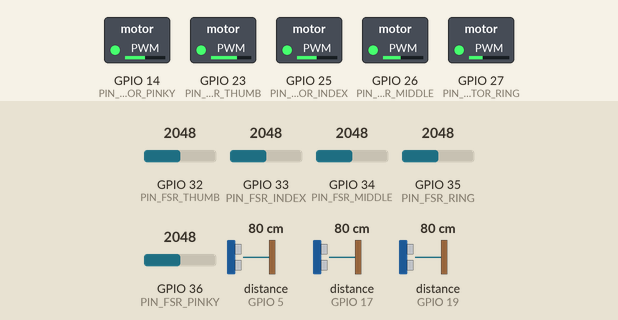
This program was run on a simulated ESP32. On the bench: switched loads named in the program (green lamp = pin HIGH). Wiring (inferred from the names in the program): 3 × ultrasonic range finder: trigger GPIO 4, echo GPIO 5 / trigger GPIO 16, echo GPIO 17 / trigger GPIO 18, echo GPIO 19. The test bench sets the inputs (shaded band); at power-on: distance to the obstacle (sensors on GPIO 5, GPIO 17, GPIO 19) 80 cm, GPIO 32 (PIN_FSR_THUMB) = 2048, GPIO 33 (PIN_FSR_INDEX) = 2048, GPIO 34 (PIN_FSR_MIDDLE) = 2048, GPIO 35 (PIN_FSR_RING) = 2048, GPIO 36 (PIN_FSR_PINKY) = 2048. The echo pulse lasts 58.3 µs per cm; nothing arrives over Bluetooth unless stated; a phone connects over Bluetooth LE 3 s after start; pins used as bus, display or sensor lines are not drawn; what the program prints to the serial monitor is not drawn.

Above: at 1.4 s.
1.5 s: distance to the obstacle (sensor on GPIO 5) set to 2 cm
At 2.7 s:
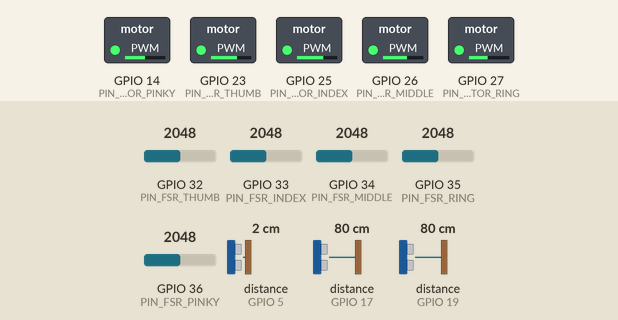
3.0 s: distance to the obstacle (sensor on GPIO 17) set to 2 cm
At 3.7 s:
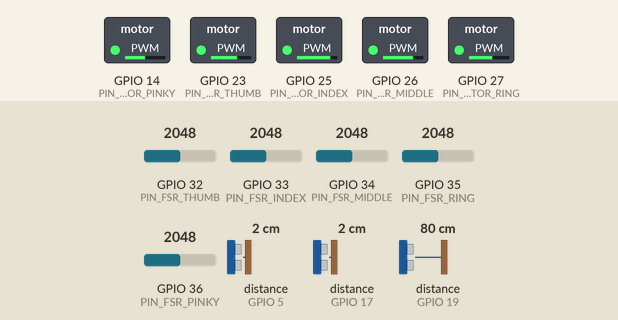
4.5 s: distance to the obstacle (sensor on GPIO 19) set to 2 cm
At 5.3 s:
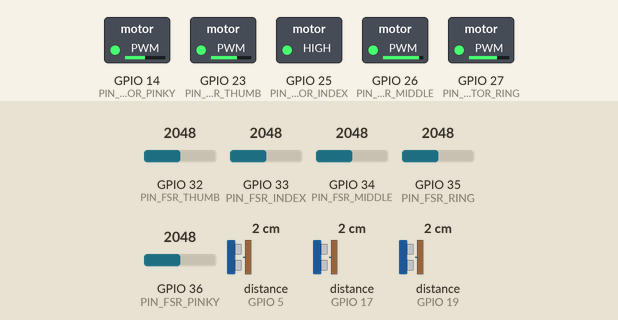
6.0 s: GPIO 32 (PIN_FSR_THUMB) set to 2866
At 6.5 s:
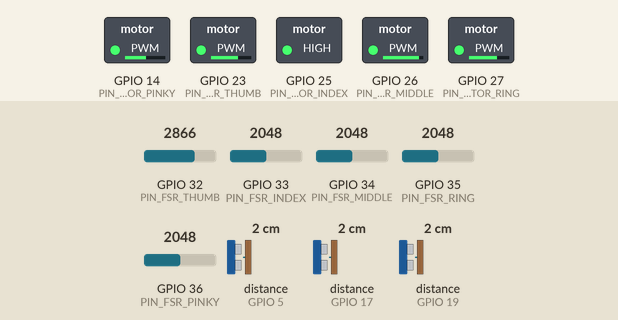
7.5 s: distance to the obstacle (sensor on GPIO 5) set to 120 cm
At 8.0 s:
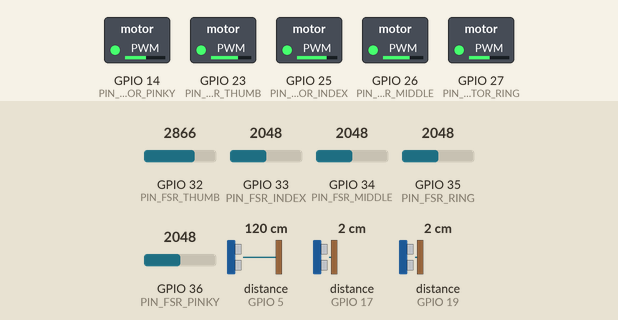
9.0 s: GPIO 33 (PIN_FSR_INDEX) set to 1228
At 9.3 s:
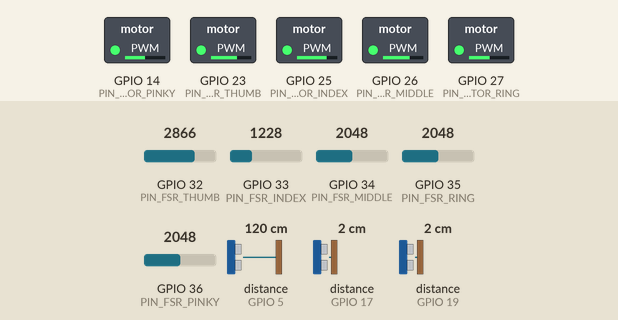
Timing chart, 0 to 11.5 s (numbered marks = the images above; inputs shaded):
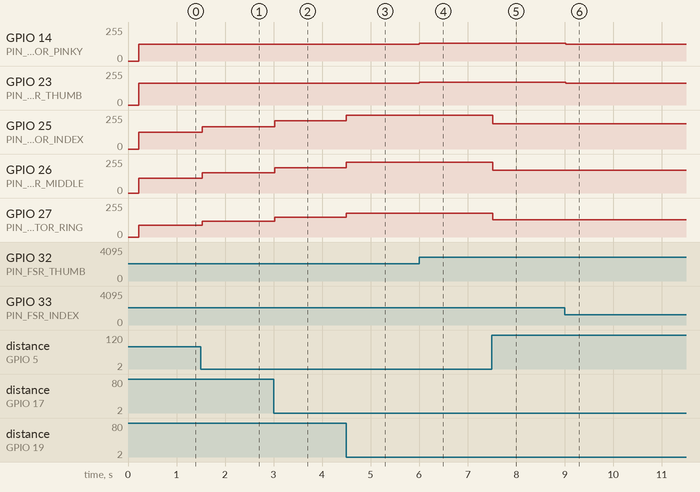

Measured:
- after the input at 1.5 s, GPIO 25 (PIN_MOTOR_INDEX): 124/255 → 167/255 at once; GPIO 26 (PIN_MOTOR_MIDDLE): 111/255 → 151/255 at once; GPIO 27 (PIN_MOTOR_RING): 87/255 → 117/255 at once
- after the input at 3.0 s, GPIO 25 (PIN_MOTOR_INDEX): 167/255 → 211/255 at once; GPIO 26 (PIN_MOTOR_MIDDLE): 151/255 → 190/255 at once; GPIO 27 (PIN_MOTOR_RING): 117/255 → 148/255 at once
- after the input at 4.5 s, GPIO 25 (PIN_MOTOR_INDEX): 211/255 → 255/255 at once; GPIO 26 (PIN_MOTOR_MIDDLE): 190/255 → 229/255 at once; GPIO 27 (PIN_MOTOR_RING): 148/255 → 178/255 at once
- after the input at 6.0 s, GPIO 14 (PIN_MOTOR_PINKY): 127/255 → 133/255 at once; GPIO 23 (PIN_MOTOR_THUMB): 165/255 → 172/255 at once
- after the input at 7.5 s, GPIO 25 (PIN_MOTOR_INDEX): 255/255 → 188/255 at once; GPIO 26 (PIN_MOTOR_MIDDLE): 229/255 → 169/255 at once; GPIO 27 (PIN_MOTOR_RING): 178/255 → 131/255 at once
- after the input at 9.0 s, GPIO 14 (PIN_MOTOR_PINKY): 133/255 → 127/255 at once; GPIO 23 (PIN_MOTOR_THUMB): 172/255 → 165/255 at once

The program:

main.cpp
```cpp
#include <Arduino.h>
#include "sensors.h"
#include "fusion.h"
#include "ml_inference.h"
#include "haptics.h"
#include "ble_server.h"

static const uint32_t SENSOR_PERIOD_MS = 20; // 50 Hz
static uint32_t lastTickMs = 0;

void setup() {
  Serial.begin(115200);
  delay(200);
  Serial.println("EchoGrip booting...");

  sensorsInit();
  hapticsInit();
  bleInit();
  mlInit();

  Serial.println("EchoGrip ready.");
}

void loop() {
  const uint32_t now = millis();
  if (now - lastTickMs >= SENSOR_PERIOD_MS) {
    lastTickMs = now;

    SensorReadings readings = sensorsRead();
    FeatureVector features = fuseFeatures(readings);

    InferenceResult result = mlInfer(features);

    applyHaptics(result);
    blePublish(result, features);
  }

  bleHandle();
}
```

ble_server.cpp
```cpp
#include "ble_server.h"
#include <Arduino.h>
#include <NimBLEDevice.h>

// UUIDs (placeholder, will document in docs/BLE_GATT.md)
static const char* SERVICE_TELEMETRY_UUID = "8f264f10-7d3c-4c8f-9a2e-3b0a0b6c1111";
static const char* CHAR_RESULT_UUID      = "8f264f11-7d3c-4c8f-9a2e-3b0a0b6c1111"; // classId, confidence, size, texture
static const char* SERVICE_CONTROL_UUID  = "8f264f20-7d3c-4c8f-9a2e-3b0a0b6c2222";
static const char* CHAR_CONTROL_UUID     = "8f264f21-7d3c-4c8f-9a2e-3b0a0b6c2222"; // modes

static NimBLEServer* server = nullptr;
static NimBLECharacteristic* charResult = nullptr;
static NimBLECharacteristic* charControl = nullptr;

void bleInit() {
  NimBLEDevice::init("EchoGrip");
  server = NimBLEDevice::createServer();

  NimBLEService* telemetry = server->createService(SERVICE_TELEMETRY_UUID);
  charResult = telemetry->createCharacteristic(CHAR_RESULT_UUID, NIMBLE_PROPERTY::NOTIFY);
  telemetry->start();

  NimBLEService* control = server->createService(SERVICE_CONTROL_UUID);
  charControl = control->createCharacteristic(CHAR_CONTROL_UUID, NIMBLE_PROPERTY::WRITE);
  control->start();

  NimBLEAdvertising* adv = NimBLEDevice::getAdvertising();
  adv->addServiceUUID(SERVICE_TELEMETRY_UUID);
  adv->start();
}

void bleHandle() {
  // Placeholder for write handlers, connection state, etc.
}

void blePublish(const InferenceResult &result, const FeatureVector &fv) {
  if (!charResult) return;
  uint8_t buf[8];
  // Pack: classId (int16), conf (uint16 Q8.8), size (uint16 Q8.8), texture (uint16 Q8.8)
  int16_t cid = (int16_t)result.classId;
  uint16_t conf = (uint16_t)(constrain(result.confidence, 0.0f, 1.0f) * 256.0f);
  uint16_t size = (uint16_t)(constrain(result.sizeScore, 0.0f, 1.0f) * 256.0f);
  uint16_t tex  = (uint16_t)(constrain(result.textureScore, 0.0f, 1.0f) * 256.0f);
  memcpy(buf, &cid, 2);
  memcpy(buf + 2, &conf, 2);
  memcpy(buf + 4, &size, 2);
  memcpy(buf + 6, &tex, 2);
  charResult->setValue(buf, sizeof(buf));
  charResult->notify();
}
```

ble_server.h
```cpp
#pragma once
#include "ml_inference.h"
#include "fusion.h"

void bleInit();
void bleHandle();
void blePublish(const InferenceResult &result, const FeatureVector &fv);
```

fusion.cpp
```cpp
#include "fusion.h"

static float clampf(float v, float lo, float hi) {
  if (v < lo) return lo;
  if (v > hi) return hi;
  return v;
}

FeatureVector fuseFeatures(const SensorReadings &sr) {
  FeatureVector fv{};
  fv.distances[0] = isfinite(sr.distances.indexCm) ? sr.distances.indexCm : 200.0f;
  fv.distances[1] = isfinite(sr.distances.middleCm) ? sr.distances.middleCm : 200.0f;
  fv.distances[2] = isfinite(sr.distances.ringCm) ? sr.distances.ringCm : 200.0f;

  fv.pressures[0] = sr.pressures.thumb / 4095.0f;
  fv.pressures[1] = sr.pressures.index / 4095.0f;
  fv.pressures[2] = sr.pressures.middle / 4095.0f;
  fv.pressures[3] = sr.pressures.ring / 4095.0f;
  fv.pressures[4] = sr.pressures.pinky / 4095.0f;

  // Normalize distance range to ~0..1 assuming 5cm..150cm
  for (int i = 0; i < 3; ++i) {
    float d = fv.distances[i];
    float norm = (d - 5.0f) / (150.0f - 5.0f);
    fv.distances[i] = clampf(norm, 0.0f, 1.0f);
  }
  return fv;
}
```

fusion.h
```cpp
#pragma once
#include "sensors.h"

struct FeatureVector {
  // Simple fixed-length features; extend with windows/derivatives
  float distances[3];
  float pressures[5];
};

FeatureVector fuseFeatures(const SensorReadings &sr);
```

haptics.cpp
```cpp
#include "haptics.h"
#include <Arduino.h>

// Placeholder PWM pins for vibration motors (update per hardware)
static const int PIN_MOTOR_THUMB = 23;
static const int PIN_MOTOR_INDEX = 25;
static const int PIN_MOTOR_MIDDLE = 26;
static const int PIN_MOTOR_RING = 27;
static const int PIN_MOTOR_PINKY = 14;

static void driveMotor(int pin, float intensity01) {
  intensity01 = constrain(intensity01, 0.0f, 1.0f);
  int pwm = (int)(intensity01 * 255.0f);
  analogWrite(pin, pwm);
}

void hapticsInit() {
  pinMode(PIN_MOTOR_THUMB, OUTPUT);
  pinMode(PIN_MOTOR_INDEX, OUTPUT);
  pinMode(PIN_MOTOR_MIDDLE, OUTPUT);
  pinMode(PIN_MOTOR_RING, OUTPUT);
  pinMode(PIN_MOTOR_PINKY, OUTPUT);
}

void applyHaptics(const InferenceResult &r) {
  // Map sizeScore to spatial intensity; textureScore to pulse width (simple placeholder)
  float base = constrain(r.sizeScore, 0.1f, 1.0f);
  float texture = constrain(r.textureScore, 0.0f, 1.0f);

  // Simple spatial pattern: index/middle ring stronger if larger
  driveMotor(PIN_MOTOR_INDEX, base);
  driveMotor(PIN_MOTOR_MIDDLE, base * 0.9f);
  driveMotor(PIN_MOTOR_RING, base * 0.7f);
  driveMotor(PIN_MOTOR_THUMB, 0.3f + 0.7f * texture);
  driveMotor(PIN_MOTOR_PINKY, 0.2f + 0.6f * texture);
}
```

haptics.h
```cpp
#pragma once
#include "ml_inference.h"

void hapticsInit();
void applyHaptics(const InferenceResult &r);
```

ml_inference.cpp
```cpp
#include "ml_inference.h"
#include <Arduino.h>

// Placeholder TinyML hooks; integrate TFLM model later
void mlInit() {
  // Initialize TFLM interpreter and allocate tensors
}

InferenceResult mlInfer(const FeatureVector &fv) {
  // TODO: replace with real TFLM inference
  InferenceResult r{};
  // Simple heuristic placeholder
  float avgPressure = 0.0f;
  for (int i = 0; i < 5; ++i) avgPressure += fv.pressures[i];
  avgPressure /= 5.0f;
  float avgDist = (fv.distances[0] + fv.distances[1] + fv.distances[2]) / 3.0f;

  r.classId = (avgPressure > 0.6f) ? 1 : 0;
  r.confidence = 0.5f + 0.5f * fabsf(avgPressure - 0.5f);
  r.sizeScore = 1.0f - avgDist;     // nearer → larger
  r.textureScore = avgPressure;     // higher pressure variance → rougher (placeholder)
  return r;
}
```

ml_inference.h
```cpp
#pragma once
#include "fusion.h"

struct InferenceResult {
  int classId;
  float confidence;
  float sizeScore;   // 0..1
  float textureScore; // 0..1
};

void mlInit();
InferenceResult mlInfer(const FeatureVector &fv);
```

sensors.cpp
```cpp
#include "sensors.h"

// Pin assignments (placeholder, update per hardware)
static const int PIN_US_INDEX_TRIG = 4;
static const int PIN_US_INDEX_ECHO = 5;
static const int PIN_US_MIDDLE_TRIG = 16;
static const int PIN_US_MIDDLE_ECHO = 17;
static const int PIN_US_RING_TRIG = 18;
static const int PIN_US_RING_ECHO = 19;

static const int PIN_FSR_THUMB = 32;  // ADC1
static const int PIN_FSR_INDEX = 33;  // ADC1
static const int PIN_FSR_MIDDLE = 34; // ADC1
static const int PIN_FSR_RING = 35;   // ADC1
static const int PIN_FSR_PINKY = 36;  // ADC1

static float readUltrasonicCm(int trigPin, int echoPin) {
  digitalWrite(trigPin, LOW);
  delayMicroseconds(2);
  digitalWrite(trigPin, HIGH);
  delayMicroseconds(10);
  digitalWrite(trigPin, LOW);

  long duration = pulseIn(echoPin, HIGH, 20000); // timeout 20 ms
  if (duration <= 0) return NAN;
  float cm = duration * 0.034f / 2.0f;
  return cm;
}

void sensorsInit() {
  pinMode(PIN_US_INDEX_TRIG, OUTPUT);
  pinMode(PIN_US_INDEX_ECHO, INPUT);
  pinMode(PIN_US_MIDDLE_TRIG, OUTPUT);
  pinMode(PIN_US_MIDDLE_ECHO, INPUT);
  pinMode(PIN_US_RING_TRIG, OUTPUT);
  pinMode(PIN_US_RING_ECHO, INPUT);
}

SensorReadings sensorsRead() {
  SensorReadings sr{};
  // Stagger to avoid crosstalk
  sr.distances.indexCm = readUltrasonicCm(PIN_US_INDEX_TRIG, PIN_US_INDEX_ECHO);
  delayMicroseconds(500);
  sr.distances.middleCm = readUltrasonicCm(PIN_US_MIDDLE_TRIG, PIN_US_MIDDLE_ECHO);
  delayMicroseconds(500);
  sr.distances.ringCm = readUltrasonicCm(PIN_US_RING_TRIG, PIN_US_RING_ECHO);

  sr.pressures.thumb = analogRead(PIN_FSR_THUMB);
  sr.pressures.index = analogRead(PIN_FSR_INDEX);
  sr.pressures.middle = analogRead(PIN_FSR_MIDDLE);
  sr.pressures.ring = analogRead(PIN_FSR_RING);
  sr.pressures.pinky = analogRead(PIN_FSR_PINKY);
  return sr;
}
```

sensors.h
```cpp
#pragma once
#include <Arduino.h>

struct UltrasonicDistances {
  float indexCm;
  float middleCm;
  float ringCm;
};

struct FingerPressures {
  uint16_t thumb;
  uint16_t index;
  uint16_t middle;
  uint16_t ring;
  uint16_t pinky;
};

struct SensorReadings {
  UltrasonicDistances distances;
  FingerPressures pressures;
};

void sensorsInit();
SensorReadings sensorsRead();
```
